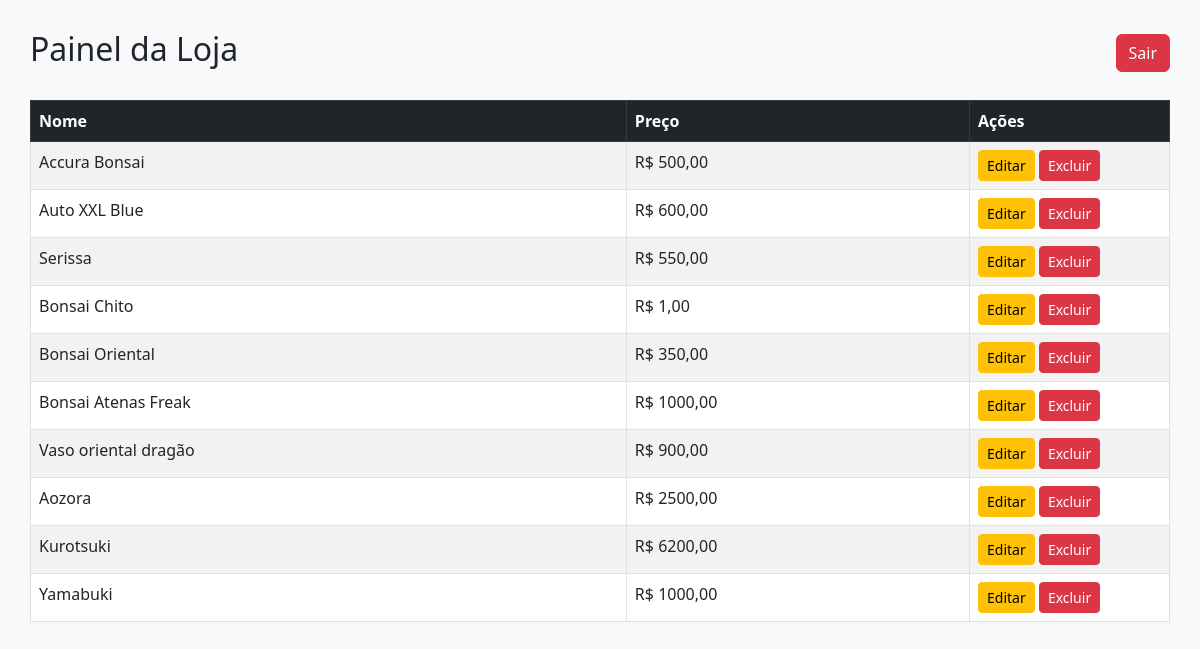
Page /painel/ (signed in) on the committed database.
### produtos/models.py (models this page shows, shortened)
class Produto(models.Model):
    nome = models.CharField(max_length=100)
    descricao = models.TextField()
    preco = models.DecimalField(max_digits=10, decimal_places=2)
    estoque = models.IntegerField()
    peso = models.DecimalField(max_digits=6, decimal_places=2, default=1.00)
    altura = models.DecimalField(max_digits=6, decimal_places=2, default=20.00)
    largura = models.DecimalField(max_digits=6, decimal_places=2, default=20.00)
    comprimento = models.DecimalField(max_digits=6, decimal_places=2, default=20.00)
    ativo = models.BooleanField(default=True)
    destaque_home = models.BooleanField(default=False, verbose_name="Exibir na Home?")
    imagem = models.ImageField(
        upload_to='produtos/',
        null=True,
        blank=True
    )
    categoria = models.ForeignKey(
        Categoria,
        on_delete=models.CASCADE,
        related_name='produtos',
        null=True,
        blank=True
    )

### produtos/views.py (the view)
@login_required
def painel_produtos(request):
    produtos = Produto.objects.all()
    return render(request, 'painel.html', {'produtos': produtos})

### produtos/views.py (called while the page is built)
def limpar_carrinho(carrinho):
    carrinho_limpo = {}
    for produto_id, quantidade in carrinho.items():
        if Produto.objects.filter(id=produto_id).exists():
            carrinho_limpo[str(produto_id)] = quantidade
    return carrinho_limpo

def dados_carrinho(request):
    carrinho = limpar_carrinho(
        request.session.get('carrinho', {})
    )
    request.session['carrinho'] = carrinho
    total_itens = sum(carrinho.values())
    categorias = Categoria.objects.all()
    return {
        'total_itens': total_itens,
        'categorias': categorias
    }

### templates/painel.html (shortened to what this page needs)
<!DOCTYPE html>
<html lang="pt-br">
<head>
    <link href="https://cdn.jsdelivr.net/npm/bootstrap@5.3.0/dist/css/bootstrap.min.css" rel="stylesheet">
</head>
<body class="bg-light">
<div class="painel-wrapper">
    <div class="d-flex justify-content-between align-items-center mb-4">
        <h2>Painel da Loja</h2>
        <a href="{% url 'logout' %}" class="btn btn-danger">
            Sair
        </a>
    </div>
    <table class="table table-striped table-bordered">
        <thead class="table-dark">
            <tr>
                <th>Nome</th>
                <th>Preço</th>
                <th style="width: 200px;">Ações</th>
            </tr>
        </thead>
        <tbody>
            {% for produto in produtos %}
            <tr>
                <td>{{ produto.nome }}</td>
                <td>R$ {{ produto.preco }}</td>
                <td>
                    <a href="#" class="btn btn-sm btn-warning">Editar</a>
                    <a href="#" class="btn btn-sm btn-danger">Excluir</a>
                </td>
            </tr>
            {% endfor %}
        </tbody>
    </table>
</div>
</body>
</html>

### templates/painel.html (style rules this page uses)
html, body { width: 100%; margin: 0; padding: 0; }
.painel-wrapper { width: 100% !important; max-width: 100% !important; padding: 30px; }
table { width: 100% !important; }

### rows in the picture
Produto: nome "Accura Bonsai", preco "500,00"
Produto: nome "Auto XXL Blue", preco "600,00"
Produto: nome "Serissa", preco "550,00"
Produto: nome "Bonsai Chito", preco "1,00"
Produto: nome "Bonsai Oriental", preco "350,00"
Produto: nome "Bonsai Atenas Freak", preco "1000,00"
Produto: nome "Vaso oriental dragão", preco "900,00"
Produto: nome "Aozora", preco "2500,00"
Produto: nome "Kurotsuki", preco "6200,00"
Produto: nome "Yamabuki", preco "1000,00"
